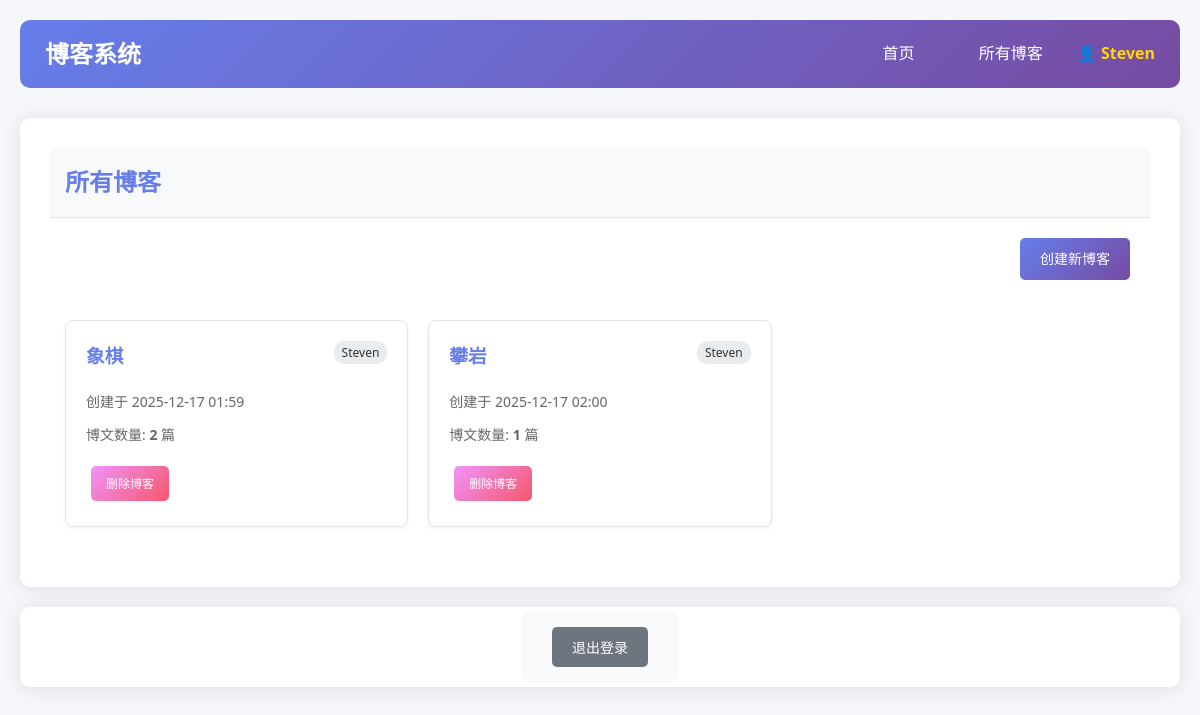
The page /blogs/ (signed in) on the database its author committed.
### blogs/models.py (models this page shows, shortened)
class Blog(models.Model):
    name=models.CharField(max_length=25)
    date_added=models.DateTimeField(auto_now_add=True)
    owner=models.ForeignKey(User,on_delete=models.CASCADE)

### blogs/views.py (the view)
# urls.py: path('',include('blogs.urls')),
def blogs(request):
    if request.user.is_authenticated:
        blogs=Blog.objects.filter(owner=request.user).order_by('date_added')
    else:
        blogs=Blog.objects.none()
    context={'blogs':blogs}
    return render(request,'blogs/blogs.html',context)

### blogs/templates/blogs/blogs.html (shortened to what this page needs)
{% extends 'blogs/base.html' %}
{% block content %}
    <div class="card-header">
        <h2 style="color: #667eea;">所有博客</h2>
    </div>
    <div class="card-body">
        {% if user.is_authenticated %}
            <div style="text-align: right; margin-bottom: 20px;">
                <a href="{% url 'blogs:new_blog' %}" class="btn">创建新博客</a>
            </div>
        {% endif %}
        <div style="display: grid; grid-template-columns: repeat(auto-fill, minmax(300px, 1fr)); gap: 20px;">
            {% for blog in blogs %}
                <div class="card">
                    <div style="display: flex; justify-content: space-between; align-items: start;">
                        <h3 style="margin-bottom: 10px;">
                            <a href="{% url 'blogs:blog' blog.id %}" style="color: #667eea; text-decoration: none;">{{ blog.name }}</a>
                        </h3>
                        <span style="font-size: 12px; background: #e9ecef; padding: 2px 8px; border-radius: 10px;">
                            {{ blog.owner.username }}
                        </span>
                    </div>
                    <p style="color: #666; font-size: 14px; margin: 10px 0;">
                        创建于 {{ blog.date_added|date:"Y-m-d H:i" }}
                    </p>
                    <p style="color: #666; font-size: 14px;">
                        博文数量: <strong>{{ blog.post_set.count }}</strong> 篇
                    </p>
                    {% if user == blog.owner %}
                    <div style="margin-top: 15px; display: flex; gap: 10px;">
                        <a href="{% url 'blogs:delete_blog' blog.id %}"
                           class="btn btn-danger"
                           onclick="return confirm('确认删除该博客吗？')"
                           style="font-size: 12px; padding: 8px 15px;">
                            删除博客
                        </a>
                    </div>
                    {% endif %}
                </div>
            {% endfor %}
        </div>
    </div>
{% endblock content %}

### blogs/templates/blogs/base.html (shortened to what this page needs)
<!DOCTYPE html>
<html lang="zh-CN">
<head>
</head>
<body>
    <div class="navbar">
        <div class="nav-brand">
            <a href="{% url 'blogs:index' %}" style="font-size: 24px; font-weight: bold; color: white; text-decoration: none;">博客系统</a>
        </div>
        <div class="nav-links">
            <a href="{% url 'blogs:index' %}">首页</a>
            <a href="{% url 'blogs:blogs' %}">所有博客</a>
            {% if user.is_authenticated %}
                <span class="user-info">👤 {{ user.username }}</span>
            {% else %}
                <a href="{% url 'accounts:register' %}">注册</a>
                <a href="{% url 'accounts:login' %}">登录</a>
            {% endif %}
        </div>
    </div>
    <div class="container">
        {% block content %}{% endblock content %}
    </div>
    {% if user.is_authenticated %}
    <div class="container" style="text-align: center; padding: 15px;">
        <form action="{% url 'accounts:logout' %}" method="post" style="display: inline;">
            <button type="submit" class="btn" style="background: #6c757d;">退出登录</button>
        </form>
    </div>
    {% endif %}
</body>
</html>

### blogs/templates/blogs/base.html (style rules this page uses)
* { margin: 0; padding: 0; box-sizing: border-box; font-family: 'Segoe UI', 'Microsoft YaHei', sans-serif; }
body { background-color: #f5f7fa; color: #333; line-height: 1.6; padding: 20px; max-width: 1200px; margin: 0 auto; }
.container { background: white; border-radius: 10px; box-shadow: 0 2px 20px rgba(0, 0, 0, 0.1); padding: 30px; margin-top: 20px; }
.navbar { background: linear-gradient(135deg, #667eea 0%, #764ba2 100%); padding: 15px 25px; border-radius: 10px; margin-bottom: 30px; display: flex; justify-content: space-between; align-items: center; color: white; }
.nav-links a { color: white; text-decoration: none; margin: 0 15px; padding: 8px 15px; border-radius: 5px; transition: background 0.3s; }
.user-info { font-weight: 600; color: #ffd700; }
.btn { display: inline-block; padding: 10px 20px; background: linear-gradient(135deg, #667eea 0%, #764ba2 100%); color: white; text-decoration: none; border-radius: 5px; border: none; cursor: pointer; transition: all 0.3s; font-size: 14px; margin: 5px; }
.btn-danger { background: linear-gradient(135deg, #f093fb 0%, #f5576c 100%); }
.card { border: 1px solid #e1e5eb; border-radius: 8px; margin: 15px 0; padding: 20px; background: #fff; box-shadow: 0 2px 4px rgba(0,0,0,0.05); transition: transform 0.3s; }
.card-header { background: #f8f9fa; padding: 15px; border-bottom: 1px solid #e1e5eb; border-radius: 8px 8px 0 0; }
.card-body { padding: 15px; }
form { background: #f8f9fa; padding: 25px; border-radius: 8px; margin: 20px 0; }

### rows shown on the page
Blog: name "象棋", owner.username "Steven", date_added "2025-12-17 01:59", post_set.count "2", shows "删除博客"
Blog: name "攀岩", owner.username "Steven", date_added "2025-12-17 02:00", post_set.count "1", shows "删除博客"

### other values the page prints
{{ user.username }} "Steven"
